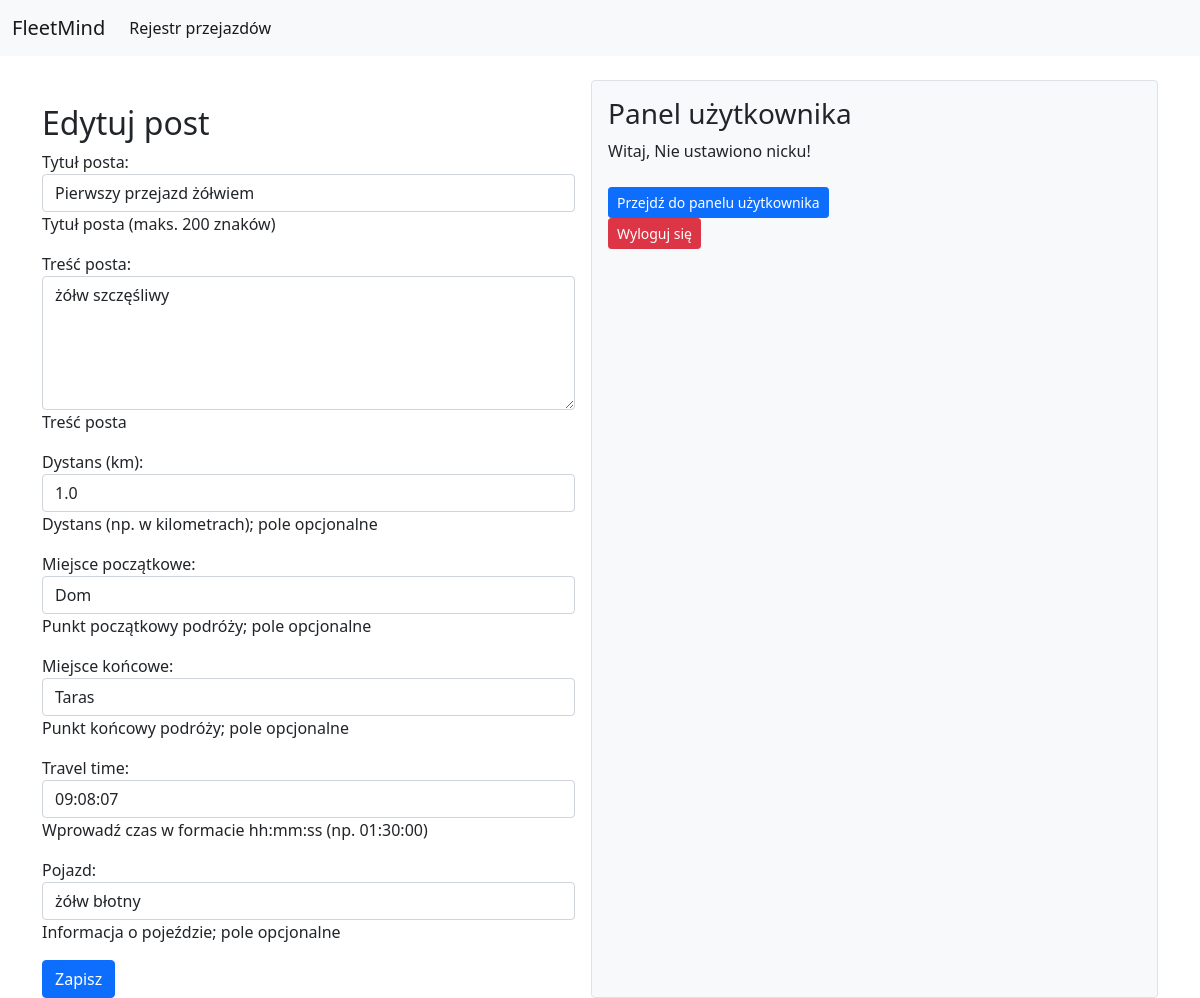
/posts/update/3/ (signed in), run on the app's committed database.
### Fleet/models.py (models this page shows, shortened)
class Post(models.Model):
    title = models.CharField(
        max_length=200,
        help_text="Tytuł posta (maks. 200 znaków)"
    )
    content = models.TextField(
        help_text="Treść posta"
    )
    create_at = models.DateTimeField(
        auto_now_add=True,
        help_text="Data i czas utworzenia posta (ustawiane automatycznie)"
    )
    author = models.ForeignKey(
        User,
        on_delete=models.CASCADE,
        help_text="Autor posta (odniesienie do modelu User)"
    )
    distance = models.FloatField(
        blank=True,
        null=True,
        help_text="Dystans (np. w kilometrach); pole opcjonalne"
    )
    start_location = models.CharField(
        max_length=255,
        blank=True,
        null=True,
        help_text="Punkt początkowy podróży; pole opcjonalne"
    )
    end_location = models.CharField(
        max_length=255,
        blank=True,
        null=True,
        help_text="Punkt końcowy podróży; pole opcjonalne"
    )
    travel_time = models.DurationField(
        blank=True,
        null=True,
        help_text="Czas podróży; pole opcjonalne"
    )
    vehicle = models.CharField(
        max_length=100,
        blank=True,
        null=True,
        help_text="Informacja o pojeździe; pole opcjonalne"
    )

class Profile(models.Model):
    user = models.OneToOneField(User, on_delete=models.CASCADE)
    display_name = models.CharField(max_length=50, blank=True, null=True)

### Fleet/views/post_views.py (the view)
# urls.py: path('posts/update/<int:post_id>/', update_post, name='update_post'),
@login_required
def update_post(request, post_id):
    post = get_object_or_404(Post, id=post_id)
    form = PostForm(request.POST or None, instance=post)
    if request.method == "POST" and form.is_valid():
        form.save()
        return redirect("post_list")
    return render(request, "Fleet/post_form.html", {"form": form, "title": "Edytuj post"})

### Fleet/templates/Fleet/post_form.html (shortened to what this page needs)
{% extends "Fleet/base.html" %}
{% block content %}
<div class="mt-4">
    <h2>{{ title }}</h2>
    <form method="POST">
        {{ form.as_p }}
        <button type="submit" class="btn btn-primary">Zapisz</button>
    </form>
</div>
{% endblock %}

### Fleet/templates/Fleet/base.html (shortened to what this page needs)
<!doctype html>
<html lang="pl">
{% load static %}
  <head>
    <link href="https://cdnjs.cloudflare.com/ajax/libs/bootstrap/5.0.2/css/bootstrap.min.css" rel="stylesheet">
    <link rel="stylesheet" href="https://cdn.datatables.net/1.13.4/css/jquery.dataTables.min.css" />
    <link rel="stylesheet" type="text/css" href="{% static 'css/style.css' %}">
    <link rel="stylesheet" href="https://cdn.jsdelivr.net/npm/bootstrap-icons/font/bootstrap-icons.css">
  </head>
  <body>
    <nav class="navbar navbar-expand-lg navbar-light bg-light">
      <div class="container-fluid">
        <a class="navbar-brand" href="{% url 'post_list' %}">FleetMind</a>
        <div class="collapse navbar-collapse" id="navbarNavDropdown">
          <ul class="navbar-nav">
            <li class="nav-item">
              <a class="nav-link active" aria-current="page" href="{% url 'post_list' %}">Rejestr przejazdów</a>
            </li>
          </ul>
        </div>
      </div>
    </nav>
    <div class="container d-flex mt-4">
      <div class="main-content flex-grow-1">
        {% block content %}{% endblock %}
      </div>
      {% block sidebar %}
      <div class="user-panel ms-3 p-3 bg-light border rounded" style="width: 250px;">
        {% if user.is_authenticated %}
          <h3>Panel użytkownika</h3>
          <p>Witaj, {{ user.profile.display_name|default:"Nie ustawiono nicku" }}!</p>
          <a href="{% url 'user_panel' %}" class="btn btn-primary btn-sm mt-2">Przejdź do panelu użytkownika</a>
          <form method="post" action="{% url 'logout' %}">
            <button type="submit" class="btn btn-danger btn-sm">Wyloguj się</button>
          </form>
        {% else %}
          <p><a href="{% url 'login' %}" class="btn btn-success">Zaloguj się</a></p>
        {% endif %}
      </div>
      {% endblock %}
    </div>
  </body>
</html>

### Fleet/static/css/style.css (style rules this page uses)
.container { display: flex; justify-content: space-between; }
.main-content { flex: 3; }
.user-panel { flex: 1; padding: 20px; background-color: #f8f9fa; border-left: 2px solid #ddd; min-width: 250px; }

### data on the page
Post: title "Pierwszy przejazd żółwiem", content "żółw szczęśliwy", distance "1.0", start_location "Dom", end_location "Taras", travel_time "09:08:07", vehicle "żółw błotny"

### other printed values
{{ title }} "Edytuj post"
{{ user.profile.display_name|default:"Nie ustawiono nicku" }} "Nie ustawiono nicku"
